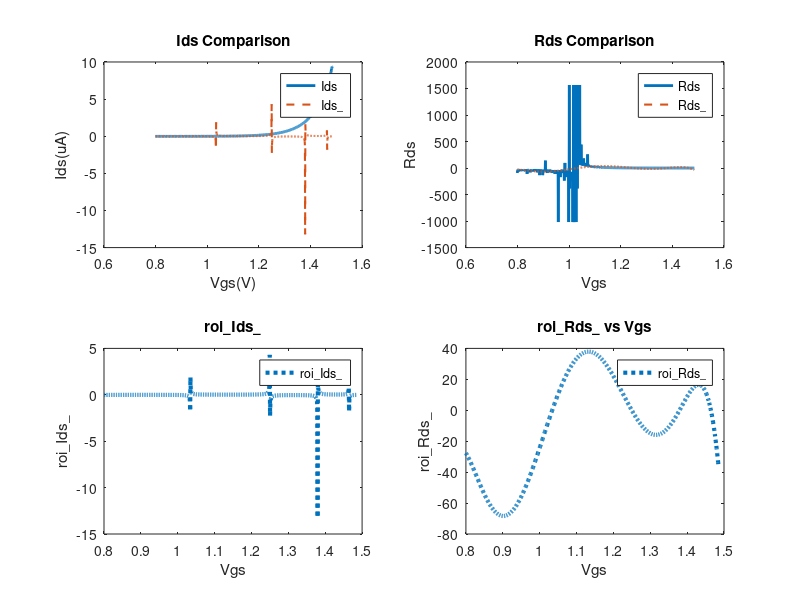

Source code (MATLAB):
clear all
close all

Ids = load("Ids.mat").Ids;
DAC_value = load("DAC_value.mat").DAC_value;
Vgs = load("Vgs.mat").Vgs;
Vin = load("Vin.mat").Vin;
Rds = Vin ./ Ids;

% temp = 10;%for log
% shift_Ids = Ids + temp;

% ln_shift_Ids = log(shift_Ids);
n_Rds = length(Rds);

% 
v = Vgs;
X = [v.*v.*v.*v.*v.*v, v.*v.*v.*v.*v, v.*v.*v.*v, v.*v.*v, v.*v, v, ones(n_Rds, 1)];
coef = (X'*X)^-1*X'*Rds;

Rds_ = X * coef;
% figure()
% plot(Vgs,Rds);
% hold on;
% plot(Vgs,Rds_);

Ids_ = Vin ./ Rds_;

Vth = 0.8;
roi_Vin = 0.5;
roi = Vgs>Vth & Ids_ < 10;
roi_Vgs = Vgs(roi);
roi_DAC_value = DAC_value(roi);
roi_Ids_ = Ids_(roi);
roi_Rds_ = roi_Vin ./ roi_Ids_;

start_DAC_value = roi_DAC_value(1);
end_DAC_value = roi_DAC_value(end);

% for plot
figure();
subplot(2, 2, 1);
plot(Vgs,Ids, 'LineWidth', 2, 'LineStyle', '-');
hold on;
plot(Vgs,Ids_, 'LineWidth', 1.5, 'LineStyle', '--');
hold off;
title('Ids Comparison');
xlabel('Vgs(V)');
ylabel('Ids(uA)');
legend('Ids', 'Ids\_');

subplot(2, 2, 2);
plot(Vgs,Rds, 'LineWidth', 2, 'LineStyle', '-');
hold on;
plot(Vgs,Rds_, 'LineWidth', 1.5, 'LineStyle', '--');
hold off;
% ylim([min(Rds_), max(Rds_)])
title('Rds Comparison');
xlabel('Vgs');
ylabel('Rds');
legend('Rds', 'Rds\_');

subplot(2, 2, 3);
plot(roi_Vgs,roi_Ids_, 'LineWidth', 3, 'LineStyle', ':');
title('roi\_Ids\_');
xlabel('Vgs');
ylabel('roi\_Ids\_');
legend('roi\_Ids\_');

subplot(2, 2, 4);
plot(roi_Vgs,roi_Rds_, 'LineWidth', 3, 'LineStyle', ':');
title('roi\_Rds\_ vs Vgs');
xlabel('Vgs');
ylabel('roi\_Rds\_');
legend('roi\_Rds\_');

% figure()
% plot(Vgs(roi),Ids(roi), 'LineWidth', 2, 'LineStyle', '-');
% hold on;
% plot(Vgs(roi),Ids_(roi), 'LineWidth', 3, 'LineStyle', '--');
% hold off;
% title('Ids Comparison');
% xlabel('Vgs(V)');
% ylabel('Ids(uA)');
% legend('Ids', 'Ids\_');
% 
% figure()
% plot(Vgs(roi),Rds(roi), 'LineWidth', 2, 'LineStyle', '-');
% hold on;
% plot(Vgs(roi),Rds_(roi), 'LineWidth', 3, 'LineStyle', '--');
% hold off;
% % ylim([min(Rds_), max(Rds_)])
% title('Rds Comparison');
% xlabel('Vgs');
% ylabel('Rds');
% legend('Rds', 'Rds\_');